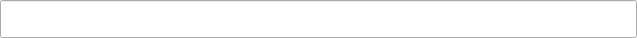
<?xml version="1.0" encoding="UTF-8"?>
<ui version="4.0">
 <class>AssetBrowserSearchDlg</class>
 <widget class="QWidget" name="AssetBrowserSearchDlg">
  <property name="geometry">
   <rect>
    <x>0</x>
    <y>0</y>
    <width>637</width>
    <height>38</height>
   </rect>
  </property>
  <layout class="QVBoxLayout" name="verticalLayout">
   <property name="leftMargin">
    <number>0</number>
   </property>
   <property name="topMargin">
    <number>0</number>
   </property>
   <property name="rightMargin">
    <number>0</number>
   </property>
   <property name="bottomMargin">
    <number>0</number>
   </property>
   <item>
    <widget class="CSearchEditCtrl" name="m_edSearchText">
     <property name="sizePolicy">
      <sizepolicy hsizetype="Expanding" vsizetype="Expanding">
       <horstretch>0</horstretch>
       <verstretch>0</verstretch>
      </sizepolicy>
     </property>
     <property name="alignment">
      <set>Qt::AlignLeading|Qt::AlignLeft|Qt::AlignVCenter</set>
     </property>
    </widget>
   </item>
  </layout>
 </widget>
 <customwidgets>
  <customwidget>
   <class>CSearchEditCtrl</class>
   <extends>QLineEdit</extends>
   <header>AssetBrowser/AssetBrowserSearchDlg.h</header>
  </customwidget>
 </customwidgets>
 <resources/>
 <connections/>
</ui>
